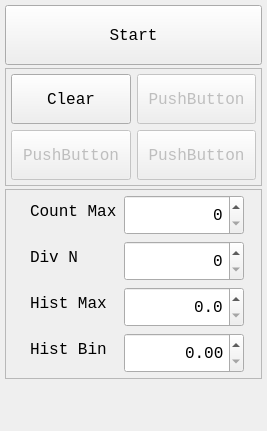
<?xml version="1.0" encoding="UTF-8"?>
<ui version="4.0">
 <class>ControlPanel</class>
 <widget class="QWidget" name="ControlPanel">
  <property name="geometry">
   <rect>
    <x>0</x>
    <y>0</y>
    <width>267</width>
    <height>431</height>
   </rect>
  </property>
  <property name="font">
   <font>
    <family>Consolas</family>
    <pointsize>12</pointsize>
   </font>
  </property>
  <property name="windowTitle">
   <string>Form</string>
  </property>
  <layout class="QVBoxLayout" name="verticalLayout">
   <property name="spacing">
    <number>3</number>
   </property>
   <property name="leftMargin">
    <number>5</number>
   </property>
   <property name="topMargin">
    <number>5</number>
   </property>
   <property name="rightMargin">
    <number>5</number>
   </property>
   <property name="bottomMargin">
    <number>5</number>
   </property>
   <item>
    <widget class="QPushButton" name="btnStart">
     <property name="minimumSize">
      <size>
       <width>90</width>
       <height>60</height>
      </size>
     </property>
     <property name="text">
      <string>Start</string>
     </property>
    </widget>
   </item>
   <item>
    <widget class="QFrame" name="frame">
     <property name="frameShape">
      <enum>QFrame::StyledPanel</enum>
     </property>
     <property name="frameShadow">
      <enum>QFrame::Raised</enum>
     </property>
     <layout class="QGridLayout" name="gridLayout">
      <property name="leftMargin">
       <number>5</number>
      </property>
      <property name="topMargin">
       <number>5</number>
      </property>
      <property name="rightMargin">
       <number>5</number>
      </property>
      <property name="bottomMargin">
       <number>5</number>
      </property>
      <item row="0" column="0">
       <widget class="QPushButton" name="btnClear">
        <property name="minimumSize">
         <size>
          <width>0</width>
          <height>50</height>
         </size>
        </property>
        <property name="text">
         <string>Clear</string>
        </property>
       </widget>
      </item>
      <item row="0" column="1">
       <widget class="QPushButton" name="btn1">
        <property name="enabled">
         <bool>false</bool>
        </property>
        <property name="minimumSize">
         <size>
          <width>0</width>
          <height>50</height>
         </size>
        </property>
        <property name="text">
         <string>PushButton</string>
        </property>
       </widget>
      </item>
      <item row="1" column="0">
       <widget class="QPushButton" name="btn2">
        <property name="enabled">
         <bool>false</bool>
        </property>
        <property name="minimumSize">
         <size>
          <width>0</width>
          <height>50</height>
         </size>
        </property>
        <property name="text">
         <string>PushButton</string>
        </property>
       </widget>
      </item>
      <item row="1" column="1">
       <widget class="QPushButton" name="btn3">
        <property name="enabled">
         <bool>false</bool>
        </property>
        <property name="minimumSize">
         <size>
          <width>0</width>
          <height>50</height>
         </size>
        </property>
        <property name="text">
         <string>PushButton</string>
        </property>
       </widget>
      </item>
     </layout>
    </widget>
   </item>
   <item>
    <widget class="QFrame" name="frame_2">
     <property name="frameShape">
      <enum>QFrame::StyledPanel</enum>
     </property>
     <property name="frameShadow">
      <enum>QFrame::Raised</enum>
     </property>
     <layout class="QFormLayout" name="formLayout">
      <property name="labelAlignment">
       <set>Qt::AlignLeading|Qt::AlignLeft|Qt::AlignVCenter</set>
      </property>
      <property name="formAlignment">
       <set>Qt::AlignHCenter|Qt::AlignTop</set>
      </property>
      <property name="horizontalSpacing">
       <number>7</number>
      </property>
      <property name="leftMargin">
       <number>5</number>
      </property>
      <property name="topMargin">
       <number>5</number>
      </property>
      <property name="rightMargin">
       <number>5</number>
      </property>
      <property name="bottomMargin">
       <number>5</number>
      </property>
      <item row="0" column="0">
       <widget class="QLabel" name="label">
        <property name="text">
         <string>Count Max</string>
        </property>
       </widget>
      </item>
      <item row="0" column="1">
       <widget class="QSpinBox" name="spnCountMax">
        <property name="minimumSize">
         <size>
          <width>0</width>
          <height>40</height>
         </size>
        </property>
        <property name="maximumSize">
         <size>
          <width>120</width>
          <height>16777215</height>
         </size>
        </property>
        <property name="wrapping">
         <bool>false</bool>
        </property>
        <property name="frame">
         <bool>true</bool>
        </property>
        <property name="alignment">
         <set>Qt::AlignRight|Qt::AlignTrailing|Qt::AlignVCenter</set>
        </property>
        <property name="buttonSymbols">
         <enum>QAbstractSpinBox::UpDownArrows</enum>
        </property>
        <property name="suffix">
         <string/>
        </property>
        <property name="maximum">
         <number>10000</number>
        </property>
       </widget>
      </item>
      <item row="1" column="0">
       <widget class="QLabel" name="label_2">
        <property name="text">
         <string>Div N</string>
        </property>
       </widget>
      </item>
      <item row="1" column="1">
       <widget class="QSpinBox" name="spnDivN">
        <property name="minimumSize">
         <size>
          <width>0</width>
          <height>40</height>
         </size>
        </property>
        <property name="maximumSize">
         <size>
          <width>120</width>
          <height>16777215</height>
         </size>
        </property>
        <property name="alignment">
         <set>Qt::AlignRight|Qt::AlignTrailing|Qt::AlignVCenter</set>
        </property>
       </widget>
      </item>
      <item row="2" column="0">
       <widget class="QLabel" name="label_3">
        <property name="text">
         <string>Hist Max</string>
        </property>
       </widget>
      </item>
      <item row="2" column="1">
       <widget class="QDoubleSpinBox" name="spnHistMax">
        <property name="minimumSize">
         <size>
          <width>0</width>
          <height>40</height>
         </size>
        </property>
        <property name="maximumSize">
         <size>
          <width>120</width>
          <height>0</height>
         </size>
        </property>
        <property name="alignment">
         <set>Qt::AlignRight|Qt::AlignTrailing|Qt::AlignVCenter</set>
        </property>
        <property name="decimals">
         <number>1</number>
        </property>
        <property name="singleStep">
         <double>0.100000000000000</double>
        </property>
       </widget>
      </item>
      <item row="3" column="0">
       <widget class="QLabel" name="label_4">
        <property name="text">
         <string>Hist Bin</string>
        </property>
       </widget>
      </item>
      <item row="3" column="1">
       <widget class="QDoubleSpinBox" name="doubleSpinBox">
        <property name="minimumSize">
         <size>
          <width>0</width>
          <height>40</height>
         </size>
        </property>
        <property name="maximumSize">
         <size>
          <width>120</width>
          <height>16777215</height>
         </size>
        </property>
        <property name="alignment">
         <set>Qt::AlignRight|Qt::AlignTrailing|Qt::AlignVCenter</set>
        </property>
        <property name="decimals">
         <number>2</number>
        </property>
        <property name="singleStep">
         <double>0.010000000000000</double>
        </property>
       </widget>
      </item>
     </layout>
    </widget>
   </item>
   <item>
    <spacer name="verticalSpacer">
     <property name="orientation">
      <enum>Qt::Vertical</enum>
     </property>
     <property name="sizeHint" stdset="0">
      <size>
       <width>20</width>
       <height>40</height>
      </size>
     </property>
    </spacer>
   </item>
  </layout>
 </widget>
 <resources/>
 <connections/>
</ui>
